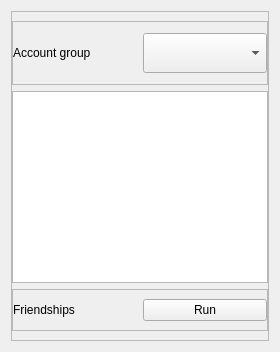
              <widget class="QWidget" name="acc_groups_add_friends_frame">
               <layout class="QHBoxLayout" name="horizontalLayout_30">
                <item>
                 <widget class="QFrame" name="frame_21">
                  <property name="frameShape">
                   <enum>QFrame::StyledPanel</enum>
                  </property>
                  <property name="frameShadow">
                   <enum>QFrame::Raised</enum>
                  </property>
                  <layout class="QGridLayout" name="gridLayout_4">
                   <property name="leftMargin">
                    <number>0</number>
                   </property>
                   <property name="rightMargin">
                    <number>0</number>
                   </property>
                   <item row="2" column="0">
                    <widget class="QTableView" name="accounts_tableView"/>
                   </item>
                   <item row="0" column="0">
                    <widget class="QFrame" name="frame_30">
                     <property name="frameShape">
                      <enum>QFrame::StyledPanel</enum>
                     </property>
                     <property name="frameShadow">
                      <enum>QFrame::Raised</enum>
                     </property>
                     <layout class="QHBoxLayout" name="horizontalLayout_27">
                      <property name="leftMargin">
                       <number>0</number>
                      </property>
                      <property name="topMargin">
                       <number>11</number>
                      </property>
                      <property name="rightMargin">
                       <number>0</number>
                      </property>
                      <property name="bottomMargin">
                       <number>11</number>
                      </property>
                      <item>
                       <widget class="QLabel" name="label_26">
                        <property name="minimumSize">
                         <size>
                          <width>0</width>
                          <height>40</height>
                         </size>
                        </property>
                        <property name="text">
                         <string>Account group</string>
                        </property>
                       </widget>
                      </item>
                      <item>
                       <widget class="QComboBox" name="groups_comboBox1">
                        <property name="minimumSize">
                         <size>
                          <width>0</width>
                          <height>40</height>
                         </size>
                        </property>
                       </widget>
                      </item>
                     </layout>
                    </widget>
                   </item>
                   <item row="3" column="0">
                    <widget class="QFrame" name="frame_31">
                     <property name="frameShape">
                      <enum>QFrame::StyledPanel</enum>
                     </property>
                     <property name="frameShadow">
                      <enum>QFrame::Raised</enum>
                     </property>
                     <layout class="QHBoxLayout" name="horizontalLayout_29">
                      <property name="leftMargin">
                       <number>0</number>
                      </property>
                      <property name="rightMargin">
                       <number>0</number>
                      </property>
                      <item>
                       <widget class="QLabel" name="label_27">
                        <property name="text">
                         <string>Friendships</string>
                        </property>
                       </widget>
                      </item>
                      <item>
                       <widget class="QPushButton" name="add_friendship_run_btn">
                        <property name="text">
                         <string>Run</string>
                        </property>
                       </widget>
                      </item>
                     </layout>
                    </widget>
                   </item>
                  </layout>
                 </widget>
                </item>
               </layout>
              </widget>
